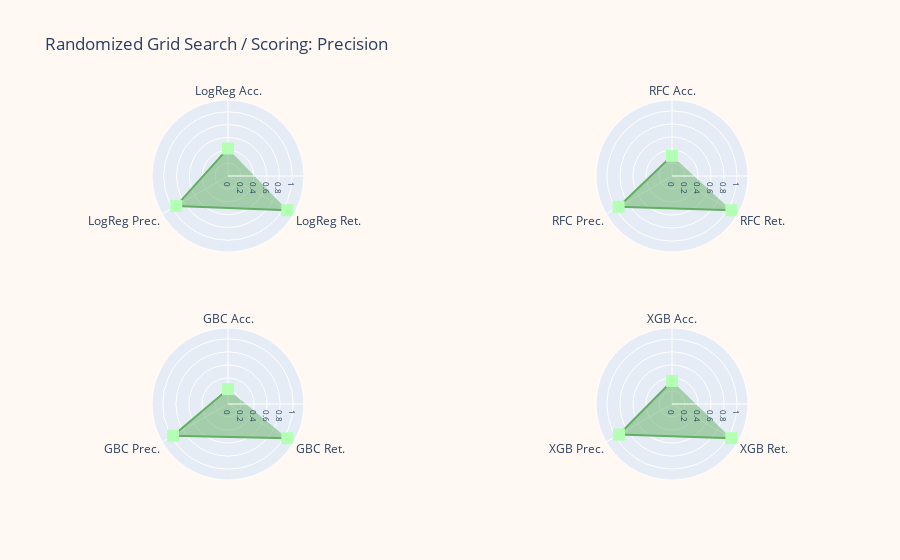

Source (notebook cell):
### Code cell
LCP.lc_ml(logm_stats_p,rfc_stats_p, gbc_stats_p,xgb_stats_p,'images/r_grid_prec','Randomized Grid Search / Scoring: Precision')

### Figure 1 — Plotly figure (JSON) as saved in the notebook; plotly's stock layout.template omitted (floating-point values rounded to 4 significant figures)
{"data": [{"fill": "toself", "line": {"color": "#63AF63"}, "marker": {"color": "#B3FFB3", "size": 12, "symbol": "square"}, "mode": "lines+markers", "name": "", "r": [0.3543, 0.9383, 1.052], "subplot": "polar", "theta": ["XGB Acc.", "XGB Prec.", "XGB Ret."], "type": "scatterpolar"}, {"fill": "toself", "line": {"color": "#63AF63"}, "marker": {"color": "#B3FFB3", "size": 12, "symbol": "square"}, "mode": "lines+markers", "name": "", "r": [0.4291, 0.9299, 1.066], "subplot": "polar3", "theta": ["LogReg Acc.", "LogReg Prec.", "LogReg Ret."], "type": "scatterpolar"}, {"fill": "toself", "line": {"color": "#63AF63"}, "marker": {"color": "#B3FFB3", "size": 12, "symbol": "square"}, "mode": "lines+markers", "name": "", "r": [0.3102, 0.947, 1.053], "subplot": "polar2", "theta": ["RFC Acc.", "RFC Prec.", "RFC Ret."], "type": "scatterpolar"}, {"fill": "toself", "line": {"color": "#63AF63"}, "marker": {"color": "#B3FFB3", "size": 12, "symbol": "square"}, "mode": "lines+markers", "name": "", "r": [0.228, 0.9738, 1.051], "subplot": "polar4", "theta": ["GBC Acc.", "GBC Prec.", "GBC Ret."], "type": "scatterpolar"}], "layout": {"paper_bgcolor": "rgb(255, 248, 243)", "polar": {"angularaxis": {"direction": "counterclockwise", "rotation": 90, "tickfont": {"size": 12}}, "domain": {"x": [0.6, 1], "y": [0, 0.4]}, "radialaxis": {"tickfont": {"size": 8}}}, "polar2": {"angularaxis": {"direction": "counterclockwise", "rotation": 90, "tickfont": {"size": 12}}, "domain": {"x": [0.6, 1], "y": [0.6, 1]}, "radialaxis": {"tickfont": {"size": 8}}}, "polar3": {"angularaxis": {"direction": "counterclockwise", "rotation": 90, "tickfont": {"size": 12}}, "domain": {"x": [0, 0.4], "y": [0.6, 1]}, "radialaxis": {"tickfont": {"size": 8}}}, "polar4": {"angularaxis": {"direction": "counterclockwise", "rotation": 90, "tickfont": {"size": 12}}, "domain": {"x": [0, 0.4], "y": [0, 0.4]}, "radialaxis": {"tickfont": {"size": 8}}}, "showlegend": false, "title": {"text": "Randomized Grid Search / Scoring: Precision"}}}
